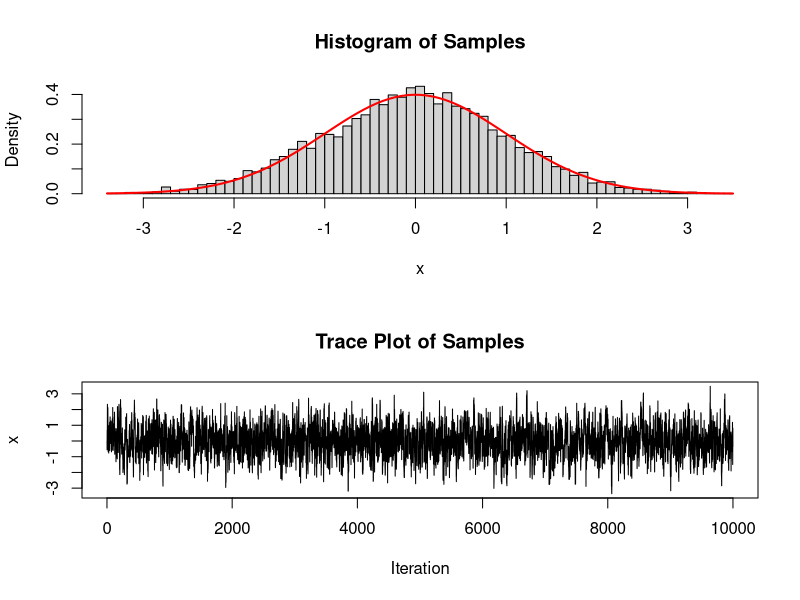

Source code (R):
# Metropolis-Hastings algorithm
set.seed(123) # For reproducibility

# Target distribution: Standard normal
target_density <- function(x) {
  dnorm(x, mean = 0, sd = 1)
}

# Metropolis-Hastings function
metropolis_hastings <- function(iterations, init, proposal_sd) {
  # Initialize
  samples <- numeric(iterations)
  samples[1] <- init
  acceptance_count <- 0
  
  for (t in 2:iterations) {
    # Current state
    current <- samples[t - 1]
    
    # Propose a new state
    proposal <- rnorm(1, mean = current, sd = proposal_sd)
    
    # Calculate acceptance ratio
    r <- target_density(proposal) / target_density(current)
    
    # Accept or reject
    if (runif(1) < min(1, r)) {
      samples[t] <- proposal
      acceptance_count <- acceptance_count + 1
    } else {
      samples[t] <- current
    }
  }
  
  # Return samples and acceptance rate
  list(samples = samples, acceptance_rate = acceptance_count / (iterations - 1))
}

# Run the Metropolis-Hastings algorithm
mh_result <- metropolis_hastings(iterations = 10000, init = 0, proposal_sd = 1)

# Extract samples and acceptance rate
samples <- mh_result$samples
acceptance_rate <- mh_result$acceptance_rate

# Display results
cat("Acceptance rate:", acceptance_rate, "\n")

# Plot the results
par(mfrow = c(2, 1))
hist(samples, breaks = 50, probability = TRUE, main = "Histogram of Samples", xlab = "x")
curve(dnorm(x, mean = 0, sd = 1), add = TRUE, col = "red", lwd = 2)
plot(samples, type = "l", main = "Trace Plot of Samples", xlab = "Iteration", ylab = "x")
